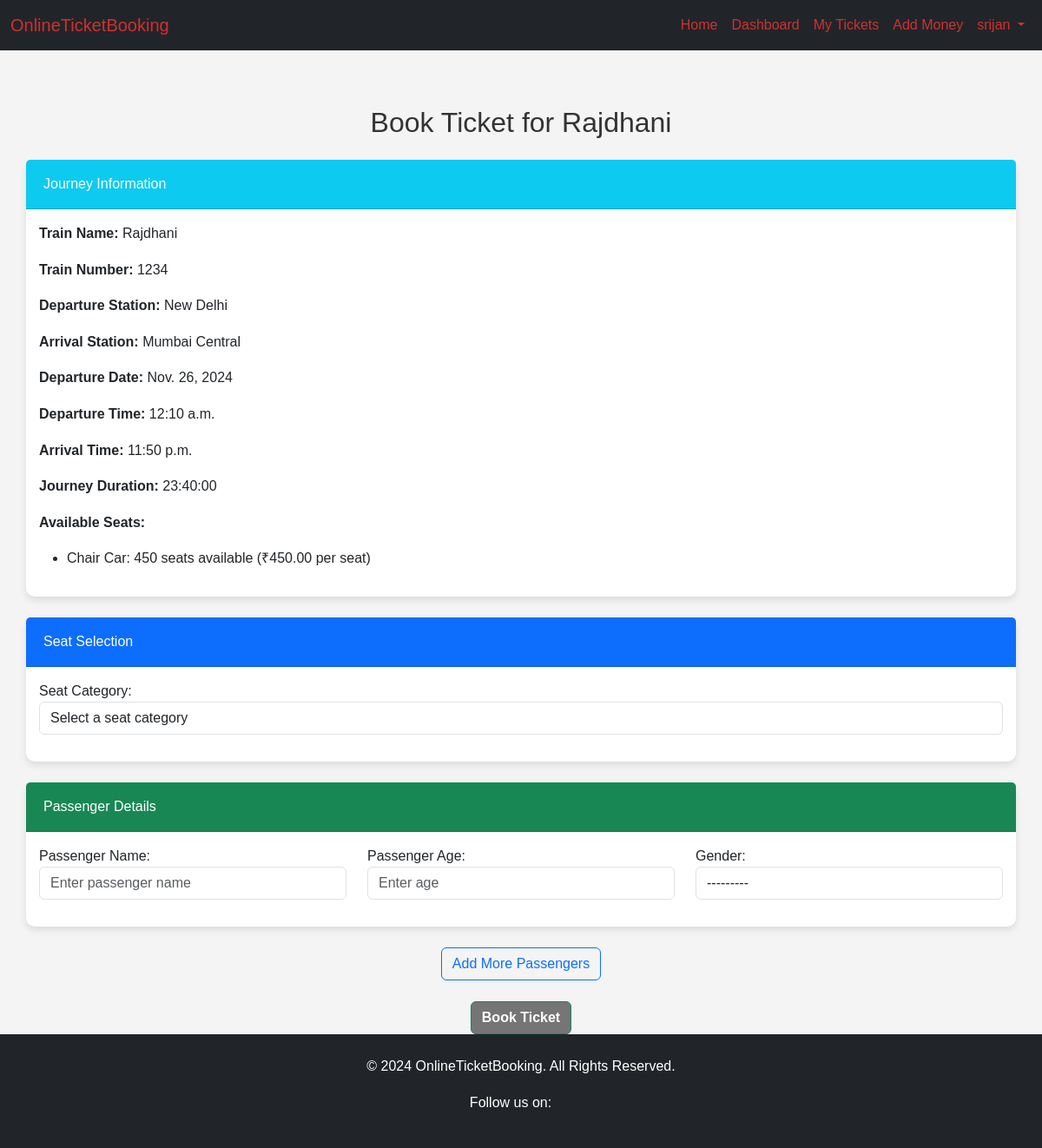
/book-ticket/1/ (signed in), run on the app's committed database.
### users/models.py (models this page shows)
class CustomUser(AbstractUser):
    USER_TYPE_CHOICES = (
        ("cutomer", "Customer"),
        ("railway_taff", "Railway Staff"),
        ("superadmin", "Super Admin"),
    )
    user_type = models.CharField(
        choices=USER_TYPE_CHOICES, max_length=255, default="customer"
    )

### railways/models.py (models this page shows, shortened)
class Journey(models.Model):
    train = models.ForeignKey(Train, on_delete=models.CASCADE)
    departure_date = models.ForeignKey(
        Date, on_delete=models.CASCADE, related_name="departure_journeys", null=True
    )
    arrival_date = models.ForeignKey(
        Date,
        on_delete=models.CASCADE,
        related_name="arrival_journeys",
        null=True,
        blank=True,
    )
    booked_seats = models.IntegerField(default=0)
    total_seats = models.IntegerField(default=0)
    journey_seat_categories = models.ManyToManyField(
        "JourneySeatCategory", related_name="journeys"
    )
    available_seats = models.IntegerField(default=0)

class Train(models.Model):
    name = models.CharField(max_length=100)
    number = models.IntegerField(unique=True)
    departure_station = models.ForeignKey(
        Station, on_delete=models.CASCADE, related_name="departure_trains"
    )
    arrival_station = models.ForeignKey(
        Station, on_delete=models.CASCADE, related_name="arrival_trains"
    )
    departure_time = models.TimeField()
    arrival_time = models.TimeField()
    travel_days = models.IntegerField(default=0)
    running_days = models.ManyToManyField(Day)
    halts = models.ManyToManyField(Station, related_name="halts", through="HaltStation")
    seat_categories = models.ManyToManyField(SeatCategory, through="TrainSeatCategory")
    def calculate_journey_duration(self):
        departure_datetime = datetime.combine(datetime.today(), self.departure_time)
        arrival_datetime = datetime.combine(datetime.today(), self.arrival_time)
        if arrival_datetime < departure_datetime:
            arrival_datetime += timedelta(days=1)
        journey_duration = arrival_datetime - departure_datetime
        return journey_duration + timedelta(days=self.travel_days)

class Station(models.Model):
    name = models.CharField(max_length=100)
    code = models.CharField(max_length=10, unique=True)

class Date(models.Model):
    day = models.ForeignKey(Day, on_delete=models.CASCADE)
    date = models.DateField()

class JourneySeatCategory(models.Model):
    journey = models.ForeignKey(Journey, on_delete=models.CASCADE)
    seat_category = models.ForeignKey(SeatCategory, on_delete=models.CASCADE)
    total_seats = models.IntegerField()
    available_seats = models.IntegerField()
    base_price = models.DecimalField(max_digits=10, decimal_places=2)
    def __str__(self):
        return f"{self.journey.train.name} - {self.seat_category.name}"

class SeatCategory(models.Model):
    name = models.CharField(max_length=100)
    code = models.CharField(max_length=10, unique=True)

### dashboard/views.py (the view)
@login_required
@transaction.atomic
def book_ticket(request, journey_id):
    journey = get_object_or_404(Journey, id=journey_id)
    seat_categories = JourneySeatCategory.objects.filter(journey=journey)
    if request.method == "POST":
        booking_form = BookingForm(journey_id, request.POST)
        passenger_formset = PassengerFormSet(
            request.POST, queryset=Passenger.objects.none()
        )
        if booking_form.is_valid() and passenger_formset.is_valid():
            seat_category = booking_form.cleaned_data["seat_category"]
            num_seats = len(
                [form for form in passenger_formset.forms if form.cleaned_data]
            )
            total_price = num_seats * seat_category.base_price
            wallet = Wallet.objects.get(user=request.user)
            if wallet.balance < total_price:
                messages.error(request, "Insufficient wallet balance for booking!")
                return redirect("refresh-trains")
            try:
                seat_category.book_seats(num_seats)
                wallet.withdraw(total_price)
                ticket = Ticket.objects.create(
                    booking_user=request.user,
                    journey=journey,
                    journey_seat_category=seat_category,
                    num_seats=num_seats,
                    price=total_price,
                )
                for form in passenger_formset.forms:
                    if form.cleaned_data:
                        passenger = Passenger.objects.create(
                            name=form.cleaned_data["name"],
                            age=form.cleaned_data["age"],
                            gender=form.cleaned_data["gender"],
                        )
                        ticket.passengers.add(passenger)
                messages.success(request, "Booking successful!")
                return redirect("my-tickets")
            except ValueError as e:
                messages.error(request, str(e))
                return redirect("search-trains")
    else:
        booking_form = BookingForm(journey_id)
        passenger_formset = PassengerFormSet(queryset=Passenger.objects.none())
    return render(
        request,
        "dashboard/book_ticket.html",
        {
            "booking_form": booking_form,
            "passenger_formset": passenger_formset,
            "journey": journey,
            "seat_categories": seat_categories,
        },
    )

### dashboard/forms.py
class BookingForm(forms.Form):
    seat_category = forms.ModelChoiceField(
        queryset=JourneySeatCategory.objects.none(),
        label="Seat Category",
        empty_label="Select a seat category",
        widget=forms.Select(attrs={"class": "form-control"}),
    )
    def __init__(self, journey_id, *args, **kwargs):
        super().__init__(*args, **kwargs)
        self.fields["seat_category"].queryset = JourneySeatCategory.objects.filter(
            journey_id=journey_id
        )

### dashboard/templates/dashboard/book_ticket.html (shortened to what this page needs)
{% extends "dashboard/base.html" %}
{% block content %}
<div class="container mt-4">
    <h2 class="text-center mb-4">Book Ticket for {{ journey.train.name }}</h2>
    <div class="card mb-4">
        <div class="card-header bg-info text-white">Journey Information</div>
        <div class="card-body">
            <p><strong>Train Name:</strong> {{ journey.train.name }}</p>
            <p><strong>Train Number:</strong> {{ journey.train.number }}</p>
            <p><strong>Departure Station:</strong> {{ journey.train.departure_station.name }}</p>
            <p><strong>Arrival Station:</strong> {{ journey.train.arrival_station.name }}</p>
            <p><strong>Departure Date:</strong> {{ journey.departure_date.date }}</p>
            <p><strong>Departure Time:</strong> {{ journey.train.departure_time }}</p>
            <p><strong>Arrival Time:</strong> {{ journey.train.arrival_time }}</p>
            <p><strong>Journey Duration:</strong> {{ journey.train.calculate_journey_duration|default:"N/A" }}</p>
            <p><strong>Available Seats:</strong></p>
            <ul>
                {% for category in seat_categories %}
                    <li>
                        {{ category.seat_category.name }}:
                        {{ category.available_seats }} seats available
                        (₹{{ category.base_price }} per seat)
                    </li>
                {% endfor %}
            </ul>
        </div>
    </div>
    <form method="post">
        <div class="card mb-4">
            <div class="card-header bg-primary text-white">Seat Selection</div>
            <div class="card-body">
                {{ booking_form.as_p }}
            </div>
        </div>
        <div class="card mb-4">
            <div class="card-header bg-success text-white">Passenger Details</div>
            <div class="card-body">
                {% for form in passenger_formset %}
                    <div class="row mb-3 passenger-form">
                        <div class="col-md-4">
                            {{ form.name.label_tag }} {{ form.name }}
                        </div>
                        <div class="col-md-4">
                            {{ form.age.label_tag }} {{ form.age }}
                        </div>
                        <div class="col-md-4">
                            {{ form.gender.label_tag }} {{ form.gender }}
                        </div>
                    </div>
                {% endfor %}
            </div>
        </div>
        <div class="mb-4 text-center">
            <button type="button" id="add-passenger" class="btn btn-outline-primary">Add More Passengers</button>
        </div>
        <div class="text-center">
            <button type="submit" class="btn btn-success">Book Ticket</button>
        </div>
    </form>
</div>
{% endblock %}

### dashboard/templates/dashboard/base.html (shortened to what this page needs)
{% load static %}
<!DOCTYPE html>
<html lang="en">
<head>
    <link href="https://cdn.jsdelivr.net/npm/bootstrap@5.3.0/dist/css/bootstrap.min.css" rel="stylesheet">
    <link rel="stylesheet" href="{% static 'css/styles.css' %}">
</head>
<body>
    <nav class="navbar navbar-expand-lg navbar-dark bg-dark">
        <div class="container-fluid">
            <a class="navbar-brand" href="{% url 'index' %}">OnlineTicketBooking</a>
            <div class="collapse navbar-collapse" id="navbarNav">
                <ul class="navbar-nav ms-auto">
                    <li class="nav-item">
                        <a class="nav-link {% if request.resolver_match.url_name == 'index' %}active{% endif %}" href="{% url 'index' %}">Home</a>
                    </li>
                    {% if user.is_authenticated %}
                        <li class="nav-item">
                            <a class="nav-link {% if request.resolver_match.url_name == 'user-dashboard' %}active{% endif %}" href="{% url 'user-dashboard' %}">Dashboard</a>
                        </li>
                        <li class="nav-item">
                            <a class="nav-link {% if request.resolver_match.url_name == 'my-tickets' %}active{% endif %}" href="{% url 'my-tickets' %}">My Tickets</a>
                        </li>
                        <li class="nav-item">
                            <a class="nav-link {% if request.resolver_match.url_name == 'add-money' %}active{% endif %}" href="{% url 'add-money' %}">Add Money</a>
                        </li>
                        <li class="nav-item dropdown">
                            <a class="nav-link dropdown-toggle" href="#" id="userDropdown" role="button" data-bs-toggle="dropdown" aria-expanded="false">
                                {{ user.username }}
                            </a>
                        </li>
                    {% else %}
                        <li class="nav-item">
                            <a class="nav-link {% if request.resolver_match.url_name == 'login' %}active{% endif %}" href="{% url 'login' %}">Login</a>
                        </li>
                    {% endif %}
                </ul>
            </div>
        </div>
    </nav>
    <div class="container main-content mt-4">
        {% block content %}{% endblock %}
    </div>
    <footer class="text-center bg-dark text-white py-4">
        <p>&copy; 2024 OnlineTicketBooking. All Rights Reserved.</p>
        <p>Follow us on:
        </p>
    </footer>
</body>
</html>

### static/css/styles.css (style rules this page uses)
body { font-family: 'Arial', sans-serif; background-color: #f4f4f4; color: #333; line-height: 1.6; }
.container { max-width: 1200px; margin-top: 20px; padding: 0 15px; }
.card { box-shadow: 0 4px 8px rgba(0, 0, 0, 0.1); border: none; border-radius: 10px; transition: transform 0.3s, box-shadow 0.3s; display: flex; flex-direction: column; height: 100%; background-color: #fff; }
.card-header { display: flex; justify-content: space-between; align-items: center; border-top-left-radius: 10px; border-top-right-radius: 10px; padding: 15px 20px; background-color: #d32f2f; color: #fff; }
.card-body { padding: 15px; flex-grow: 1; }
.btn-success { background-color: #757575; color: #fff; font-weight: bold; }
.navbar-dark { background-color: #212121; }
.navbar-brand, .nav-link { color: #d32f2f !important; }
footer { background-color: #212121; color: #bbb; padding: 15px 0; text-align: center; margin-top: auto; }
body { display: flex; flex-direction: column; min-height: 100vh; }
footer { margin-top: auto; }

### data on the page
CustomUser: username "srijan"
Journey: train.name "Rajdhani", train.number "1234", train.departure_station.name "New Delhi", train.arrival_station.name "Mumbai Central", departure_date "Nov. 26, 2024", train.departure_time "12:10 a.m.", train.arrival_time "11:50 p.m.", train.calculate_journey_duration "23:40:00"
JourneySeatCategory: seat_category.name "Chair Car", available_seats "450", base_price "450.00", seat_category "Select a seat category"
